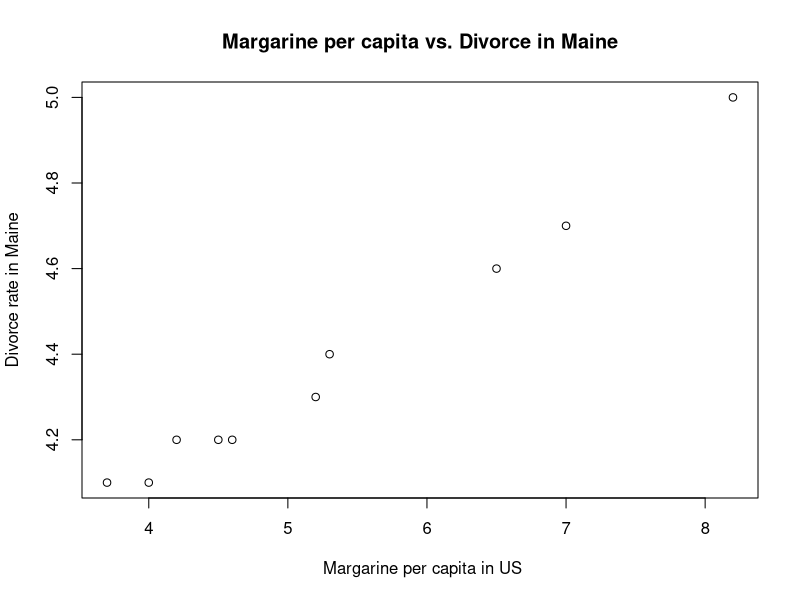

Generate this figure with R:
## ---- chunk 1
knitr::opts_chunk$set(echo = TRUE, message=FALSE, warning=FALSE, dev = "svg")
## ---- chunk 2
library(tidyverse)
library(knitr)
library(dslabs)
library(scales)
library(ggplot2)
library(dslabs)
library (magrittr)
data("divorce_margarine")
## ---- chunk 3
str(divorce_margarine)
data(divorce_margarine)
kable(divorce_margarine)

## ---- chunk 4
with(divorce_margarine, plot(margarine_consumption_per_capita, xlab =" Margarine per capita in US", divorce_rate_maine, ylab= "Divorce rate in Maine"))
title(main = "Margarine per capita vs. Divorce in Maine")
## ---- chunk 5
shapiro.test(divorce_margarine$divorce_rate_maine)
shapiro.test(divorce_margarine$margarine_consumption_per_capita)

## ---- chunk 6
t.test(divorce_margarine)
